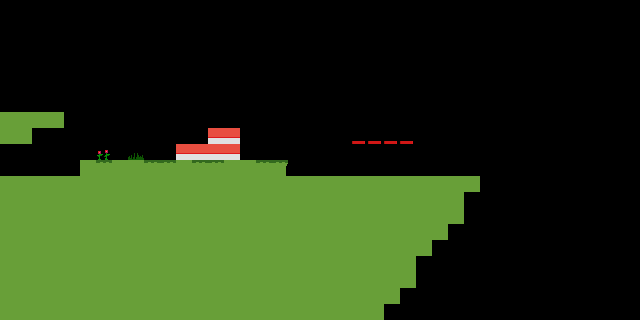

This is a level from a 2D game, rendered from its Tiled map with the project's own tilesets. A one-line summary and the complete map file follow:
An orthogonal 40x20 tile map with 16x16 px tiles, 4 tile layers (decor, tiles, slope_tiles, oneway).

<map version="1.0" tiledversion="1.1.0" orientation="orthogonal" renderorder="right-down" width="40" height="20" tilewidth="16" tileheight="16" infinite="0" nextobjectid="9">
 <tileset firstgid="1" source="tiles.tsx" />
 <layer name="decor" width="40" height="20">
  <properties>
   <property name="isDecor" type="bool" value="true" />
  </properties>
  <data encoding="csv">
0,0,0,0,0,0,0,0,0,0,0,0,0,0,0,0,0,0,0,0,0,0,0,0,0,0,0,0,0,0,0,0,0,0,0,0,0,0,0,0,
0,0,0,0,0,0,0,0,0,0,0,0,0,0,0,0,0,0,0,0,0,0,0,0,0,0,0,0,0,0,0,0,0,0,0,0,0,0,0,0,
0,0,0,0,0,0,0,0,0,0,0,0,0,0,0,0,0,0,0,0,0,0,0,0,0,0,0,0,0,0,0,0,0,0,0,0,0,0,0,0,
0,0,0,0,0,0,0,0,0,0,0,0,0,0,0,0,0,0,0,0,0,0,0,0,0,0,0,0,0,0,0,0,0,0,0,0,0,0,0,0,
0,0,0,0,0,0,0,0,0,0,0,0,0,0,0,0,0,0,0,0,0,0,0,0,0,0,0,0,0,0,0,0,0,0,0,0,0,0,0,0,
0,0,0,0,0,0,0,0,0,0,0,0,0,0,0,0,0,0,0,0,0,0,0,0,0,0,0,0,0,0,0,0,0,0,0,0,0,0,0,0,
0,0,0,0,0,0,0,0,0,0,0,0,0,0,0,0,0,0,0,0,0,0,0,0,0,0,0,0,0,0,0,0,0,0,0,0,0,0,0,0,
0,0,0,0,0,0,0,0,0,0,0,0,0,0,0,0,0,0,0,0,0,0,0,0,0,0,0,0,0,0,0,0,0,0,0,0,0,0,0,0,
0,0,0,0,0,0,0,0,0,0,0,0,0,0,0,0,0,0,0,0,0,0,0,0,0,0,0,0,0,0,0,0,0,0,0,0,0,0,0,0,
0,0,0,0,0,0,6,0,5,0,0,0,7,5,0,0,0,0,0,0,0,0,0,0,0,0,0,0,0,0,0,0,0,0,0,0,0,0,0,0,
0,0,0,0,0,0,0,0,0,0,0,0,0,0,0,0,0,0,0,0,0,0,0,0,0,0,0,0,0,0,0,0,0,0,0,0,0,0,0,0,
0,0,0,0,0,0,0,0,0,0,0,0,0,0,0,0,0,0,0,0,0,0,0,0,0,0,0,0,0,0,0,0,0,0,0,0,0,0,0,0,
0,0,0,0,0,0,0,0,0,0,0,0,0,0,0,0,0,0,0,0,0,0,0,0,0,0,0,0,0,0,0,0,0,0,0,0,0,0,0,0,
0,0,0,0,0,0,0,0,0,0,0,0,0,0,0,0,0,0,0,0,0,0,0,0,0,0,0,0,0,0,0,0,0,0,0,0,0,0,0,0,
0,0,0,0,0,0,0,0,0,0,0,0,0,0,0,0,0,0,0,0,0,0,0,0,0,0,0,0,0,0,0,0,0,0,0,0,0,0,0,0,
0,0,0,0,0,0,0,0,0,0,0,0,0,0,0,0,0,0,0,0,0,0,0,0,0,0,0,0,0,0,0,0,0,0,0,0,0,0,0,0,
0,0,0,0,0,0,0,0,0,0,0,0,0,0,0,0,0,0,0,0,0,0,0,0,0,0,0,0,0,0,0,0,0,0,0,0,0,0,0,0,
0,0,0,0,0,0,0,0,0,0,0,0,0,0,0,0,0,0,0,0,0,0,0,0,0,0,0,0,0,0,0,0,0,0,0,0,0,0,0,0,
0,0,0,0,0,0,0,0,0,0,0,0,0,0,0,0,0,0,0,0,0,0,0,0,0,0,0,0,0,0,0,0,0,0,0,0,0,0,0,0,
0,0,0,0,0,0,0,0,0,0,0,0,0,0,0,0,0,0,0,0,0,0,0,0,0,0,0,0,0,0,0,0,0,0,0,0,0,0,0,0
</data>
 </layer>
 <objectgroup name="players" />
 <layer name="tiles" width="40" height="20">
  <properties>
   <property name="isSolid" type="bool" value="true" />
  </properties>
  <data encoding="csv">
0,0,0,0,0,0,0,0,0,0,0,0,0,0,0,0,0,0,0,0,0,0,0,0,0,0,0,0,0,0,0,0,0,0,0,0,0,0,0,0,
0,0,0,0,0,0,0,0,0,0,0,0,0,0,0,0,0,0,0,0,0,0,0,0,0,0,0,0,0,0,0,0,0,0,0,0,0,0,0,0,
0,0,0,0,0,0,0,0,0,0,0,0,0,0,0,0,0,0,0,0,0,0,0,0,0,0,0,0,0,0,0,0,0,0,0,0,0,0,0,0,
0,0,0,0,0,0,0,0,0,0,0,0,0,0,0,0,0,0,0,0,0,0,0,0,0,0,0,0,0,0,0,0,0,0,0,0,0,0,0,0,
0,0,0,0,0,0,0,0,0,0,0,0,0,0,0,0,0,0,0,0,0,0,0,0,0,0,0,0,0,0,0,0,0,0,0,0,0,0,0,0,
0,0,0,0,0,0,0,0,0,0,0,0,0,0,0,0,0,0,0,0,0,0,0,0,0,0,0,0,0,0,0,0,0,0,0,0,0,0,0,0,
0,0,0,0,0,0,0,0,0,0,0,0,0,0,0,0,0,0,0,0,0,0,0,0,0,0,0,0,0,0,0,0,0,0,0,0,0,0,0,0,
1,1,1,1,0,0,0,0,0,0,0,0,0,0,0,0,0,0,0,0,0,0,0,0,0,0,0,0,0,0,0,0,0,0,0,0,0,0,0,0,
1,1,0,0,0,0,0,0,0,0,0,0,0,0,0,0,0,0,0,0,0,0,0,0,0,0,0,0,0,0,0,0,0,0,0,0,0,0,0,0,
0,0,0,0,0,0,0,0,0,0,0,0,0,0,0,0,0,0,0,0,0,0,0,0,0,0,0,0,0,0,0,0,0,0,0,0,0,0,0,0,
0,0,0,0,0,1,2,1,1,2,2,1,2,2,1,1,2,4,0,0,0,0,0,0,0,0,0,0,0,0,0,0,0,0,0,0,0,0,0,0,
1,1,1,1,1,1,1,1,1,1,1,1,1,1,1,1,1,1,1,1,1,1,1,1,1,1,1,1,1,1,0,0,0,0,0,0,0,0,0,0,
1,1,1,1,1,1,1,1,1,1,1,1,1,1,1,1,1,1,1,1,1,1,1,1,1,1,1,1,1,0,0,0,0,0,0,0,0,0,0,0,
1,1,1,1,1,1,1,1,1,1,1,1,1,1,1,1,1,1,1,1,1,1,1,1,1,1,1,1,1,0,0,0,0,0,0,0,0,0,0,0,
1,1,1,1,1,1,1,1,1,1,1,1,1,1,1,1,1,1,1,1,1,1,1,1,1,1,1,1,0,0,0,0,0,0,0,0,0,0,0,0,
1,1,1,1,1,1,1,1,1,1,1,1,1,1,1,1,1,1,1,1,1,1,1,1,1,1,1,0,0,0,0,0,0,0,0,0,0,0,0,0,
1,1,1,1,1,1,1,1,1,1,1,1,1,1,1,1,1,1,1,1,1,1,1,1,1,1,0,0,0,0,0,0,0,0,0,0,0,0,0,0,
1,1,1,1,1,1,1,1,1,1,1,1,1,1,1,1,1,1,1,1,1,1,1,1,1,1,0,0,0,0,0,0,0,0,0,0,0,0,0,0,
1,1,1,1,1,1,1,1,1,1,1,1,1,1,1,1,1,1,1,1,1,1,1,1,1,0,0,0,0,0,0,0,0,0,0,0,0,0,0,0,
1,1,1,1,1,1,1,1,1,1,1,1,1,1,1,1,1,1,1,1,1,1,1,1,0,0,0,0,0,0,0,0,0,0,0,0,0,0,0,0
</data>
 </layer>
 <layer name="slope_tiles" width="40" height="20">
  <properties>
   <property name="isSlope" type="bool" value="true" />
  </properties>
  <data encoding="csv">
0,0,0,0,0,0,0,0,0,0,0,0,0,0,0,0,0,0,0,0,0,0,0,0,0,0,0,0,0,0,0,0,0,0,0,0,0,0,0,0,
0,0,0,0,0,0,0,0,0,0,0,0,0,0,0,0,0,0,0,0,0,0,0,0,0,0,0,0,0,0,0,0,0,0,0,0,0,0,0,0,
0,0,0,0,0,0,0,0,0,0,0,0,0,0,0,0,0,0,0,0,0,0,0,0,0,0,0,0,0,0,0,0,0,0,0,0,0,0,0,0,
0,0,0,0,0,0,0,0,0,0,0,0,0,0,0,0,0,0,0,0,0,0,0,0,0,0,0,0,0,0,0,0,0,0,0,0,0,0,0,0,
0,0,0,0,0,0,0,0,0,0,0,0,0,0,0,0,0,0,0,0,0,0,0,0,0,0,0,0,0,0,0,0,0,0,0,0,0,0,0,0,
0,0,0,0,0,0,0,0,0,0,0,0,0,0,0,0,0,0,0,0,0,0,0,0,0,0,0,0,0,0,0,0,0,0,0,0,0,0,0,0,
0,0,0,0,0,0,0,0,0,0,0,0,0,0,0,0,0,0,0,0,0,0,0,0,0,0,0,0,0,0,0,0,0,0,0,0,0,0,0,0,
0,0,0,0,0,0,0,0,0,0,0,0,0,0,0,0,0,0,0,0,0,0,0,0,0,0,0,0,0,0,0,0,0,0,0,0,0,0,0,0,
0,0,0,0,0,0,0,0,0,0,0,0,0,61,61,0,0,0,0,0,0,0,0,0,0,0,0,0,0,0,0,0,0,0,0,0,0,0,0,0,
0,0,0,0,0,0,0,0,0,0,0,61,61,61,61,0,0,0,0,0,0,0,0,0,0,0,0,0,0,0,0,0,0,0,0,0,0,0,0,0,
0,0,0,0,0,0,0,0,0,0,0,0,0,0,0,0,0,0,0,0,0,0,0,0,0,0,0,0,0,0,0,0,0,0,0,0,0,0,0,0,
0,0,0,0,0,0,0,0,0,0,0,0,0,0,0,0,0,0,0,0,0,0,0,0,0,0,0,0,0,0,0,0,0,0,0,0,0,0,0,0,
0,0,0,0,0,0,0,0,0,0,0,0,0,0,0,0,0,0,0,0,0,0,0,0,0,0,0,0,0,0,0,0,0,0,0,0,0,0,0,0,
0,0,0,0,0,0,0,0,0,0,0,0,0,0,0,0,0,0,0,0,0,0,0,0,0,0,0,0,0,0,0,0,0,0,0,0,0,0,0,0,
0,0,0,0,0,0,0,0,0,0,0,0,0,0,0,0,0,0,0,0,0,0,0,0,0,0,0,0,0,0,0,0,0,0,0,0,0,0,0,0,
0,0,0,0,0,0,0,0,0,0,0,0,0,0,0,0,0,0,0,0,0,0,0,0,0,0,0,0,0,0,0,0,0,0,0,0,0,0,0,0,
0,0,0,0,0,0,0,0,0,0,0,0,0,0,0,0,0,0,0,0,0,0,0,0,0,0,0,0,0,0,0,0,0,0,0,0,0,0,0,0,
0,0,0,0,0,0,0,0,0,0,0,0,0,0,0,0,0,0,0,0,0,0,0,0,0,0,0,0,0,0,0,0,0,0,0,0,0,0,0,0,
0,0,0,0,0,0,0,0,0,0,0,0,0,0,0,0,0,0,0,0,0,0,0,0,0,0,0,0,0,0,0,0,0,0,0,0,0,0,0,0,
0,0,0,0,0,0,0,0,0,0,0,0,0,0,0,0,0,0,0,0,0,0,0,0,0,0,0,0,0,0,0,0,0,0,0,0,0,0,0,0
</data>
 </layer>
 <layer name="oneway" width="40" height="20">
  <properties>
   <property name="isOneWay" type="bool" value="true" />
  </properties>
  <data encoding="csv">
0,0,0,0,0,0,0,0,0,0,0,0,0,0,0,0,0,0,0,0,0,0,0,0,0,0,0,0,0,0,0,0,0,0,0,0,0,0,0,0,
0,0,0,0,0,0,0,0,0,0,0,0,0,0,0,0,0,0,0,0,0,0,0,0,0,0,0,0,0,0,0,0,0,0,0,0,0,0,0,0,
0,0,0,0,0,0,0,0,0,0,0,0,0,0,0,0,0,0,0,0,0,0,0,0,0,0,0,0,0,0,0,0,0,0,0,0,0,0,0,0,
0,0,0,0,0,0,0,0,0,0,0,0,0,0,0,0,0,0,0,0,0,0,0,0,0,0,0,0,0,0,0,0,0,0,0,0,0,0,0,0,
0,0,0,0,0,0,0,0,0,0,0,0,0,0,0,0,0,0,0,0,0,0,0,0,0,0,0,0,0,0,0,0,0,0,0,0,0,0,0,0,
0,0,0,0,0,0,0,0,0,0,0,0,0,0,0,0,0,0,0,0,0,0,0,0,0,0,0,0,0,0,0,0,0,0,0,0,0,0,0,0,
0,0,0,0,0,0,0,0,0,0,0,0,0,0,0,0,0,0,0,0,0,0,0,0,0,0,0,0,0,0,0,0,0,0,0,0,0,0,0,0,
0,0,0,0,0,0,0,0,0,0,0,0,0,0,0,0,0,0,0,0,0,0,0,0,0,0,0,0,0,0,0,0,0,0,0,0,0,0,0,0,
0,0,0,0,0,0,0,0,0,0,0,0,0,0,0,0,0,0,0,0,0,0,27,27,27,27,0,0,0,0,0,0,0,0,0,0,0,0,0,0,
0,0,0,0,0,0,0,0,0,0,0,0,0,0,0,0,0,0,0,0,0,0,0,0,0,0,0,0,0,0,0,0,0,0,0,0,0,0,0,0,
0,0,0,0,0,0,0,0,0,0,0,0,0,0,0,0,0,0,0,0,0,0,0,0,0,0,0,0,0,0,0,0,0,0,0,0,0,0,0,0,
0,0,0,0,0,0,0,0,0,0,0,0,0,0,0,0,0,0,0,0,0,0,0,0,0,0,0,0,0,0,0,0,0,0,0,0,0,0,0,0,
0,0,0,0,0,0,0,0,0,0,0,0,0,0,0,0,0,0,0,0,0,0,0,0,0,0,0,0,0,0,0,0,0,0,0,0,0,0,0,0,
0,0,0,0,0,0,0,0,0,0,0,0,0,0,0,0,0,0,0,0,0,0,0,0,0,0,0,0,0,0,0,0,0,0,0,0,0,0,0,0,
0,0,0,0,0,0,0,0,0,0,0,0,0,0,0,0,0,0,0,0,0,0,0,0,0,0,0,0,0,0,0,0,0,0,0,0,0,0,0,0,
0,0,0,0,0,0,0,0,0,0,0,0,0,0,0,0,0,0,0,0,0,0,0,0,0,0,0,0,0,0,0,0,0,0,0,0,0,0,0,0,
0,0,0,0,0,0,0,0,0,0,0,0,0,0,0,0,0,0,0,0,0,0,0,0,0,0,0,0,0,0,0,0,0,0,0,0,0,0,0,0,
0,0,0,0,0,0,0,0,0,0,0,0,0,0,0,0,0,0,0,0,0,0,0,0,0,0,0,0,0,0,0,0,0,0,0,0,0,0,0,0,
0,0,0,0,0,0,0,0,0,0,0,0,0,0,0,0,0,0,0,0,0,0,0,0,0,0,0,0,0,0,0,0,0,0,0,0,0,0,0,0,
0,0,0,0,0,0,0,0,0,0,0,0,0,0,0,0,0,0,0,0,0,0,0,0,0,0,0,0,0,0,0,0,0,0,0,0,0,0,0,0
</data>
 </layer>
</map>
